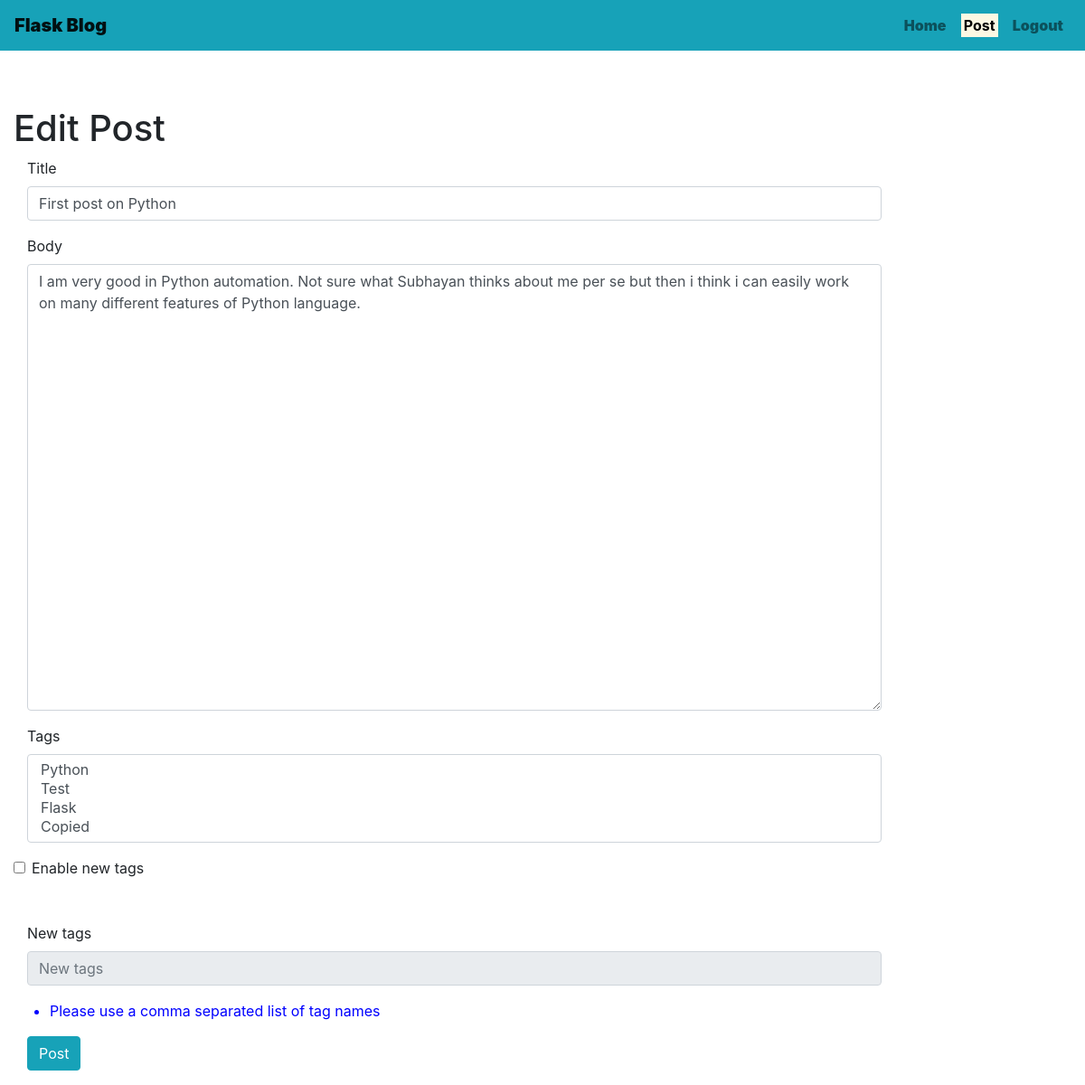
Before: /edit_post/1 (signed in) with the older database file.
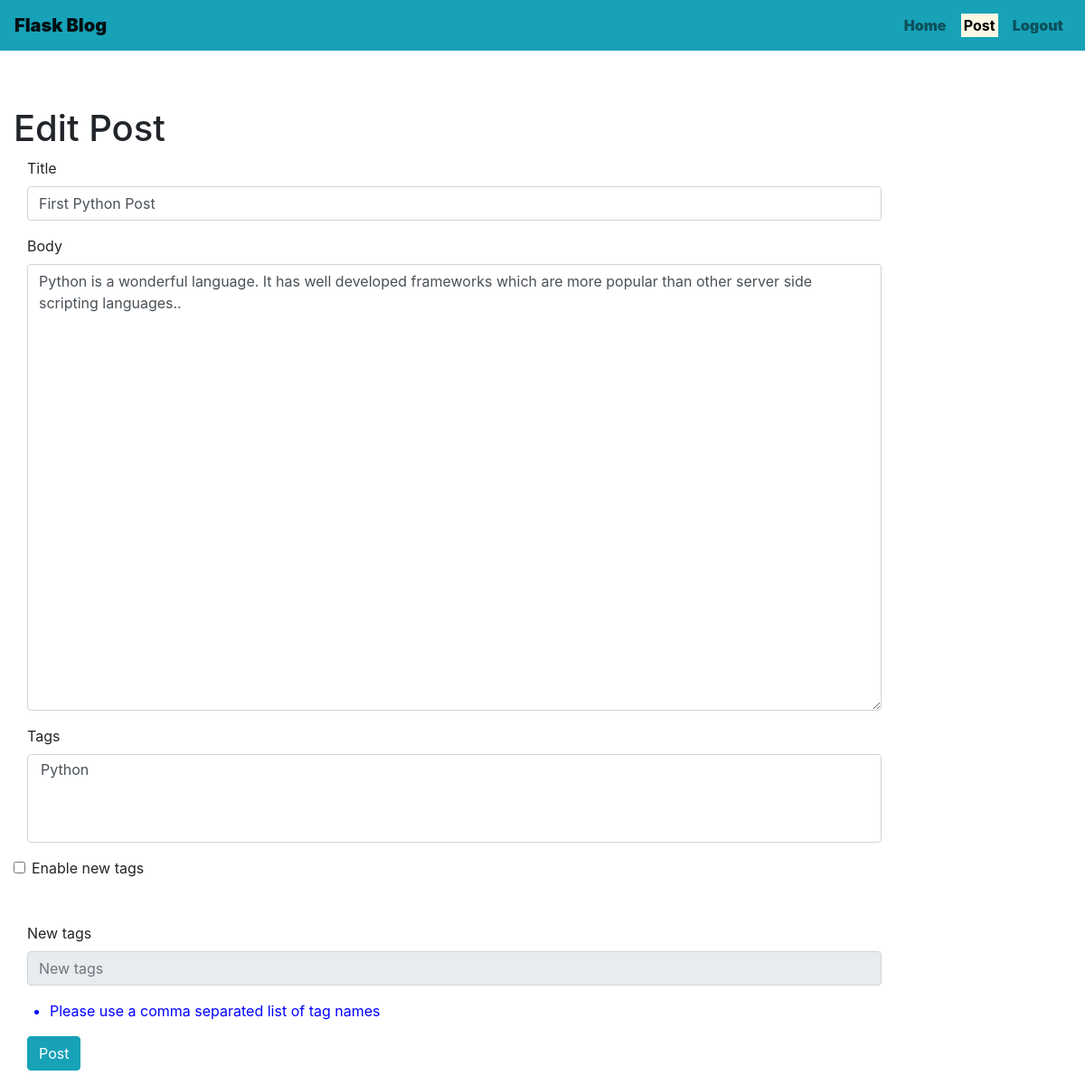
After: the same page with the newer database file.
### project/models/posts_model.py (models this page shows, shortened)
class Post(db.Model):
    id = db.Column(db.Integer, primary_key=True)
    title = db.Column(db.String(50))
    body = db.Column(db.TEXT)
    slug = db.Column(db.String(256),unique=True)
    date = db.Column(db.DATETIME)
    author_id = db.Column(db.Integer,db.ForeignKey('user.id'))
    is_live = db.Column(db.BOOLEAN)
    tags = db.relationship('Tag',secondary='posts_tags',backref='posts', lazy='dynamic')
    @classmethod
    def get_post_by_id(cls,id):
        post = None
        post = cls.query.filter_by(id=id).first()
        return post

### project/posts/views.py (the view)
@posts_blueprint.route('/edit_post/<int:post_id>',methods=['GET','POST'])
@login_required
def edit_post(post_id):
    post_obj = Post.get_post_by_id(id=post_id)
    setattr(PostForm,"tag",SelectMultipleField('Tags', choices=Tag.get_all_tags()))
    user = User.get_current_user()
    form = PostForm(obj=post_obj)
    if form.validate_on_submit():
        process_form(form,user,edit=True,create=False,post_id=post_id)
        return redirect(url_for('posts.index'))
    return render_template('post.html',form=form,user=user,edit=True,post_id=post_id,heading="Edit Post")

### project/posts/form.py (shortened to what this page needs)
class PostForm(FlaskForm):
    title = StringField('Title',validators=[InputRequired(),length(max=40)])
    body = TextAreaField('Body',validators=[InputRequired()])
    new_tag = StringField('New tags')

### project/models/tag_model.py (called while the page is built)
    @classmethod
    def get_all_tags(cls):
        existing_tags = []
        tags = cls.query.all()
        for tag in tags:
            t = (str(tag.id),str(tag.name))
            existing_tags.append(t)
        return existing_tags

### project/models/user_model.py (called while the page is built)
    @classmethod
    def get_current_user(cls):
        user_result = None
        if 'username' in session:
            user = session['username']
            user_result = cls.get_user_by_username(username=user)
        return user_result

    @classmethod
    def get_user_by_username(cls,username):
        user = None
        user = cls.query.filter_by(username=username).first()
        return user

### project/posts/templates/posts/post.html (shortened to what this page needs)
  {% extends "base.html" %}
  {% from "show_links.html" import show_links %}
  {% from "show_links.html" import show_flash_messages %}
  {% block content %}
          <div class="row">
            <div class="col-lg-12 mx-auto">
              <div class="well bs-component">
                <div class="page-header">
                <h1>{{ heading }}</h1>
                </div>
                {% if not edit %}
                    <form class="form-horizontal" action="{{ url_for('posts.post') }}" method="POST">
                {% else %}
                    <form class="form-horizontal" action="{{ url_for('posts.edit_post',post_id=post_id) }}" method="POST">
                {% endif %}
                  <fieldset>
                    {{ show_links(form.title) }}
                    {{ show_links(form.body,cols="35", rows="20") }}
                    {{ show_links(form.tag,id="tag") }}
                    <div class="form-check">
                    <label class="form-check-label">
                    <input type="checkbox" class="form-check-input" value=""
                    onclick="var input = document.getElementById('new_tag');
                    if(this.checked){ input.disabled = false;}else{input.disabled=true;}">Enable new tags
                    </label>
                    </div>
                    <br/><br/>
                    {{ show_links(form.new_tag,id="new_tag",disabled=True) }}
                    <ul>
                      <li id="info" style="color:blue">Please use a comma separated list of tag names</li>
                    </ul>
                    <div class="form-group">
                      <div class="col-lg-10 col-lg-offset-2">
                        <button type="submit" class="btn btn-info">Post</button>
                      </div>
                    </div>
                  </fieldset>
                </form>
              </div>
            </div>
  {% endblock %}

### project/templates/show_links.html (shortened to what this page needs)
{% macro show_nav(user) %}
        <nav class="nav navbar navbar-light navbar-expand-lg bg-info fixed-top" id="mainNav">
            <div class="navbar-header">
            <a class="navbar-brand" href="{{ url_for('posts.index') }}"><b>Flask Blog</b></a>
            </div>
            <div class="collapse navbar-collapse" id="collapsibleNavbar">
              <ul class="navbar-nav ml-auto">
                <li class="nav-item">
                  <a id="index" class="nav-link" href="{{ url_for('posts.index') }}"><b>Home</b></a>
                </li>
                {% if user %}
                <li class="nav-item">
                  <a id="post" class="nav-link" href="{{ url_for('posts.post') }}"><b>Post</b></a>
                </li>
                <li  class="nav-item">
                  <a id="logout" class="nav-link" href="{{ url_for('users.logout') }}"><b>Logout</b></a>
                </li>
                {% endif %}
              </ul>
            </div>
        </nav>
{% endmacro %}
{% macro show_links(field,message=None) %}
{% if field %}
<div class="form-group">
    <label for="{{ field.name }}" class="col-lg-2 control-label">{{ field.label.text }}</label>
    <div class="col-lg-10">
      {{ field(class_='form-control',placeholder=field.label.text,**kwargs)|safe }}
    </div>
</div>
{% endif %}
{% endmacro %}

Changed rows visible on the page:
changed Post: title "First post on Python" → "First Python Post"; body "I am very good in Python automation. Not sure what Subhayan thinks about me per se but then i think i can easily work on many different features of Python language." → "Python is a wonderful language. It has well developed frameworks which are more popular than other server side scripting languages.."
Other visible differences:
form field tag: "Python / Test / Flask / Copied" → "Python"
